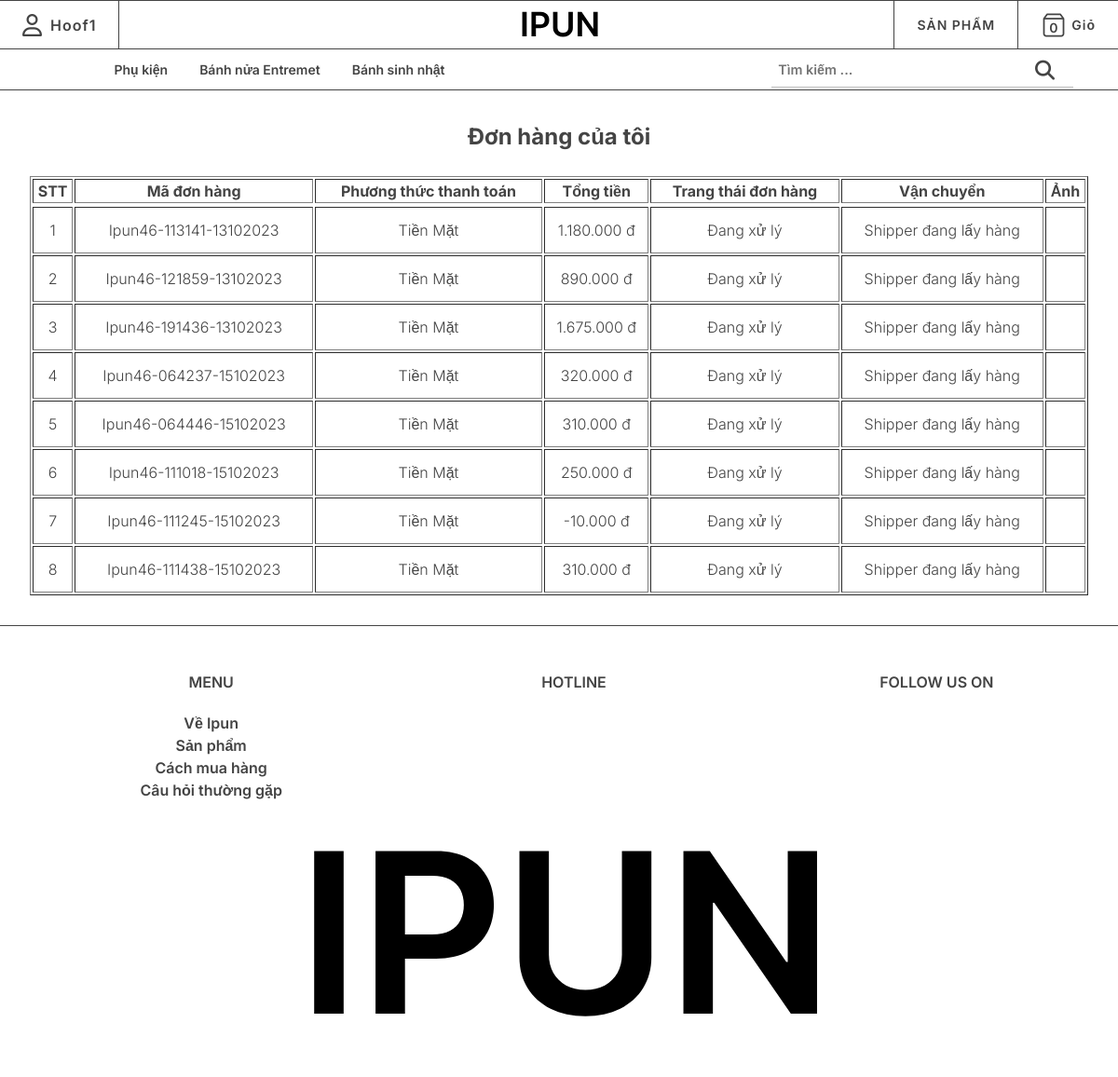
The page /index.php?page=mybill (signed in) on the database its author committed.
### tables this page shows
CREATE TABLE `danhmuc` (
  `id` int(4) NOT NULL,
  `img` varchar(30) DEFAULT NULL,
  `name` varchar(50) NOT NULL,
  `home` tinyint(1) NOT NULL DEFAULT 0,
  `stt` tinyint(1) NOT NULL DEFAULT 0,
  `mota` varchar(50) DEFAULT NULL,
  `content` varchar(200) DEFAULT NULL
);

CREATE TABLE `bill` (
  `id` int(6) NOT NULL,
  `iduser` int(6) NOT NULL DEFAULT 0,
  `madonhang` varchar(50) NOT NULL,
  `nguoidat_ten` varchar(50) NOT NULL,
  `nguoidat_email` varchar(50) NOT NULL,
  `nguoidat_phone` varchar(20) NOT NULL,
  `nguoidat_diachi` varchar(100) NOT NULL,
  `nguoinhan_ten` varchar(50) DEFAULT NULL,
  `nguoinhan_diachi` varchar(100) DEFAULT NULL,
  `nguoinhan_phone` varchar(20) DEFAULT NULL,
  `total` int(9) NOT NULL,
  `ship` int(6) NOT NULL DEFAULT 0,
  `voucher` int(6) NOT NULL DEFAULT 0,
  `tong_thanhtoan` int(9) NOT NULL,
  `pttt` varchar(30) NOT NULL COMMENT '0: COD; 1: CK; 2: ví điện tử'
);

### dao/pdo.php (called while the page is built, shortened)
<?php
function pdo_get_connection(){
    $dburl = "mysql:host=localhost;dbname=wd18313;charset=utf8";
    $username = 'root';
    $password = '';
    $conn = new PDO($dburl, $username, $password);
    $conn->setAttribute(PDO::ATTR_ERRMODE, PDO::ERRMODE_EXCEPTION);
    return $conn;
}
function pdo_query($sql){
    $sql_args = array_slice(func_get_args(), 1);
    try{
        $conn = pdo_get_connection();
        $stmt = $conn->prepare($sql);
        $stmt->execute($sql_args);
        $rows = $stmt->fetchAll();
        return $rows;
    }
    catch(PDOException $e){
        throw $e;
    }
    finally{
        unset($conn);
    }
}

### dao/danhmuc.php (called while the page is built, shortened)
<?php
require_once 'pdo.php';
function danhmuc_all($limit){
    $sql = "SELECT * FROM danhmuc where home=1 ORDER BY id desc limit ".$limit;
    return pdo_query($sql);
}
function menu($stt){
  $sql = "SELECT * FROM danhmuc where stt=? order by id desc";
  return pdo_query($sql,$stt);
}

### dao/gio_hang.php (called while the page is built, shortened)
<?php
    function tongSoSanPhamTrongGio(){
        $tongSanPham=0;
        return $tongSanPham;
    }
?>

### dao/donhang.php (called while the page is built, shortened)
<?php
require_once 'pdo.php';
function loadAllBill($iduser){
    $sql=" SELECT * FROM bill WHERE iduser=?";
    return pdo_query($sql,$iduser);
}
?>

### view/mydonhang.php (the view, shortened to what this page needs)
<!-- <?php
if(is_array($list_Bill)){
    $html_list_Bill='';
    $i=1;
    foreach($list_Bill as $item){
        extract($item);
        $html_list_Bill.='
        <tr>
        <td >'.$i.'</td>
        <td ><a title="Xem chi tiết đơn hàng" href="index.php?page=ctDoHang&iddh='.$id.'"> '.$madonhang.' </a></td>
        <td >'.$pttt.'</td>
        <td>'.number_format($tong_thanhtoan, 0, ",", ".").' đ</td>
        <td>Đang xử lý</td>
        <td >Shipper đang lấy hàng</td>
        <td ></td>
        </tr>
        ';
        $i++;
    }
}
?> -->
<main>
    <section class="">
        <div class="cart-box padding-all-2rem">
            <h1 class="text-center">Đơn hàng của tôi</h1>
            <div class="w-full mt-6 text-center">
                <table class=" w-full" border=1>
                    <tr>
                        <th>STT</th>
                        <th>Mã đơn hàng</th>
                        <th>Phương thức thanh toán</th>
                        <th>Tổng tiền</th>
                        <th>Trang thái đơn hàng</th>
                        <th>Vận chuyển</th>
                        <th>Ảnh</th>
                    </tr>
                    <tr>
                      <?=$html_list_Bill?>
                    </tr>
                </table>
            </div>
        </div>
    </section>
</main>

### view/header.php (shortened to what this page needs)
<?php
if(isset($_SESSION['user'])&&(count($_SESSION['user'])>0)){
  extract($_SESSION['user']);
  $html_account='<a href="index.php?page=myaccount" class="menu-span">
  <span><i class="fa-regular fa-user fa-xl"></i></span>
  <span style="margin-left: 0.5rem; display: inline;">'.$username.'</span>
</a>';
}
?>
<?php
$menu=menu(1);
  $html_nav='';
  foreach($menu as $item){
    extract($item);
    $html_nav.='
    <span><a href="index.php?page=products&iddm='.$id.'">'.$name.'</a></span>
        ';
  }
?>
<!DOCTYPE html>
<html lang="en">
  <head>
    <link rel="stylesheet" href="view/css/index.css" />
    <link rel="stylesheet" href="view/css/base.css" />
    <link rel="stylesheet" href="view/css/reset.css" />
    <link rel="stylesheet" href="view/css/test.css">
    <link
      rel="stylesheet"
      href="https://cdnjs.cloudflare.com/ajax/libs/font-awesome/6.4.2/css/all.min.css"
    />
  </head>
  <body>
  <div class="wrapper">
        <header class="header bt ">
        <div class="header-main relative">
          <div class="header-logo">
          <a href="index.php">
            <img src="view/img/IPUN.svg" alt="" />
          </a>
          </div>
          <nav class="nav bb">
            <div class="menu" title="Điều hướng">
             <?=$html_account?>
            </div>
            <div class="header-order">
              <div class="header-order_link"><a href="index.php?page=products">SẢN PHẨM</a></div>
              <div class="header-order_link cart">
                <a href="index.php?page=cart">
                  <span class="relative"><img src="view/img/cart.svg" alt=""></i><span class="sl"><?=$tongSanPham?></span></span>
                  <span style="margin-left: 5px;">Giỏ</span>
                </a>
              </div>
            </div>
          </nav>
        </div>
              <div class="slide grid-2 bb">
                <div class="flex slide-list">
                <?=$html_nav?>
                </div>
                  <form action="index.php?page=products" method="post" class="form-search">
                  <div class="form flex">
                  <input class="input" placeholder="Tìm kiếm ..." value="" name="keyWord" required="" type="text">
                  <button name="timkiem" type="submit"><i class="fa-solid fa-magnifying-glass fa-xl"></i></button>
                  </div>
                  </form>
              </div>
          </header>

### index.php (shortened to what this page needs)
<?php
include "dao/pdo.php";
include "dao/danhmuc.php";
include "dao/gio_hang.php";
include 'dao/donhang.php';
$danh_muc = danhmuc_all(6);
$tongSanPham = tongSoSanPhamTrongGio();
 include "view/header.php";
if (!isset($_GET['page'])) {
    include "view/home.php";
} else {
    switch ($_GET['page']) {
            case 'mybill':
                if(isset($_SESSION['user'])){
                    $list_Bill= loadAllBill($_SESSION['user']['id']);
                    include 'view/mydonhang.php';
                } else{
                    header('location:index.php?page=home');
                }
                break;
    }
}
include 'view/footer.php';

### view/footer.php (shortened to what this page needs)
<footer class="footer relative bt">
          <div class="footer-ul">
            <div class="footer-ul-list grid-3">
              <div class="footer-ul-list-item">
                <div class="footer-ul-list_first">MENU</div>
                <ul>
                  <li>Về Ipun</li>
                  <li>Sản phẩm</li>
                  <li>Cách mua hàng</li>
                  <li>Câu hỏi thường gặp</li>
                </ul>
              </div>
              <div class="footer-ul-list-item">
                <div class="footer-ul-list_first">HOTLINE</div>
              </div>
              <div class="footer-ul-list-item">
                <div class="footer-ul-list_first">FOLLOW US ON</div>
              </div>
            </div>
          </div>
          <div class="footer-logo">
            <img src="view/img/IPUN.svg" alt="" width="100%">
          </div>
        </footer>
  </div>
</body>
</html>

### view/css/index.css (style rules this page uses)
html { font-family: 'Inter', sans-serif; scroll-behavior: smooth; color: var(--text); font-weight: 600; }
a { color: var(--text); }
header { width: 100%; position: sticky; top: 0px; left: 0; z-index: 10; background-color: var(--background); }
.header-main { height: var(--header-main); letter-spacing: 1px; font-weight: 600; }
.menu { height: 100%; display: flex; place-content: center; place-items: center; border-right: 1px solid #444; }
.menu-span { height: 100%; padding: 0 1.5rem; display: flex; place-content: center; place-items:center ; }
.header-logo { z-index: 10; position: absolute; top: 50%; left: 50%; transform: translate(-50%,-50%); }
.header-logo img { width: auto; height: 30px; }
.nav { width: 100%; position: absolute; display: flex; place-content: space-between; place-items: center; inset: 0; }
.header-order { height: 100%; display: flex; justify-content: space-around; }
.header-order_link { display: flex; padding: 0 24px; align-items: center; border-left: 1px solid #444; font-size: 14px; }
.cart a { width: 100%; display: flex; justify-content: center; align-items: center; }
.sl { position: absolute; top: 50%; left: 50%; transform: translate(-50%,-50%); padding-top: 4px; }
.slide { height: var(--header-slide); align-items: center; align-content: center; font-size: 14px; }
.slide-list { padding: 0 3rem; justify-content: center; gap: 30px; }
.slide-list span { border: 2px solid var(--background); transition: all .5s; }
.slide-list span { position: relative; }
.form-search { padding: 0 3rem ; margin-left: auto; width: 70%; }
.form-search button { position: absolute; right: 20px; top: 50%; transform: translateY(-50%); border: none; background-color: transparent; color: #444; }
footer { width: 100%; }
.footer-ul { padding: 3rem 0 0 2rem; width: 100%; }
.footer-ul-list-item { display: flex; flex-direction: column; align-items: center; text-align: center; gap: 20px; }
.footer-logo { padding: auto; width: 100%; padding: 3rem 2rem; }
.footer-logo img { width: 100%; height: 200px; }

### view/css/base.css (style rules this page uses)
:root { --background:#ffffff; --hover-text:#F5F5F7; --text:#444444; --primary-font:'Inter', sans-serif; --secondary-font:'Dancing Script', cursive; --btn-primary:var(--text) !important; --header-main:3.25rem; --header-slide: 2.75rem; }
td { height: 50px; text-align: center; width: fit-content; font-weight: 300; }
.wrapper { max-width: 100%; width: 100%; margin: 0 auto; }
.bt { border-top: 1px solid var(--text); }
.bb { border-bottom: 1px solid var(--text); }
.mt-6 { margin-top: 1.5rem; }
.relative { position: relative; }
.flex { display: flex; }
.grid-2 { display: grid; grid-template-columns: repeat(2,minmax(0,1fr)); }
.grid-3 { display: grid; grid-template-columns: repeat(3,minmax(0,1fr)); }
.padding-all-2rem { padding: 2rem !important; }
.text-center { width: 100%; display: flex; align-items: center; justify-content: center; }
.w-full { width: 100%; }

### view/css/test.css (style rules this page uses)
.form { --width-of-input: 100%; --border-height: 1px; --border-before-color: rgba(86, 86, 86, 0.39); --border-after-color: #000000; position: relative; width: var(--width-of-input); }
.input { color: #000000; font-size: 0.9rem; background-color: transparent; width: 100%; box-sizing: border-box; padding-inline: 0.5em; padding-block: 0.7em; border: none; border-bottom: var(--border-height) solid var(--border-before-color); }

### rows shown on the page
danhmuc: name "Phụ kiện"
danhmuc: name "Bánh nửa Entremet"
danhmuc: name "Bánh sinh nhật"
bill: madonhang "Ipun46-113141-13102023", pttt "Tiền Mặt", tong_thanhtoan "1.180.000"
bill: madonhang "Ipun46-121859-13102023", pttt "Tiền Mặt", tong_thanhtoan "890.000"
bill: madonhang "Ipun46-191436-13102023", pttt "Tiền Mặt", tong_thanhtoan "1.675.000"
bill: madonhang "Ipun46-064237-15102023", pttt "Tiền Mặt", tong_thanhtoan "320.000"
bill: madonhang "Ipun46-064446-15102023", pttt "Tiền Mặt", tong_thanhtoan "310.000"
bill: madonhang "Ipun46-111018-15102023", pttt "Tiền Mặt", tong_thanhtoan "250.000"
bill: madonhang "Ipun46-111245-15102023", pttt "Tiền Mặt", tong_thanhtoan "-10.000"
bill: madonhang "Ipun46-111438-15102023", pttt "Tiền Mặt", tong_thanhtoan "310.000"

### other values the page prints
$username "Hoof1"
$tongSanPham "0"
